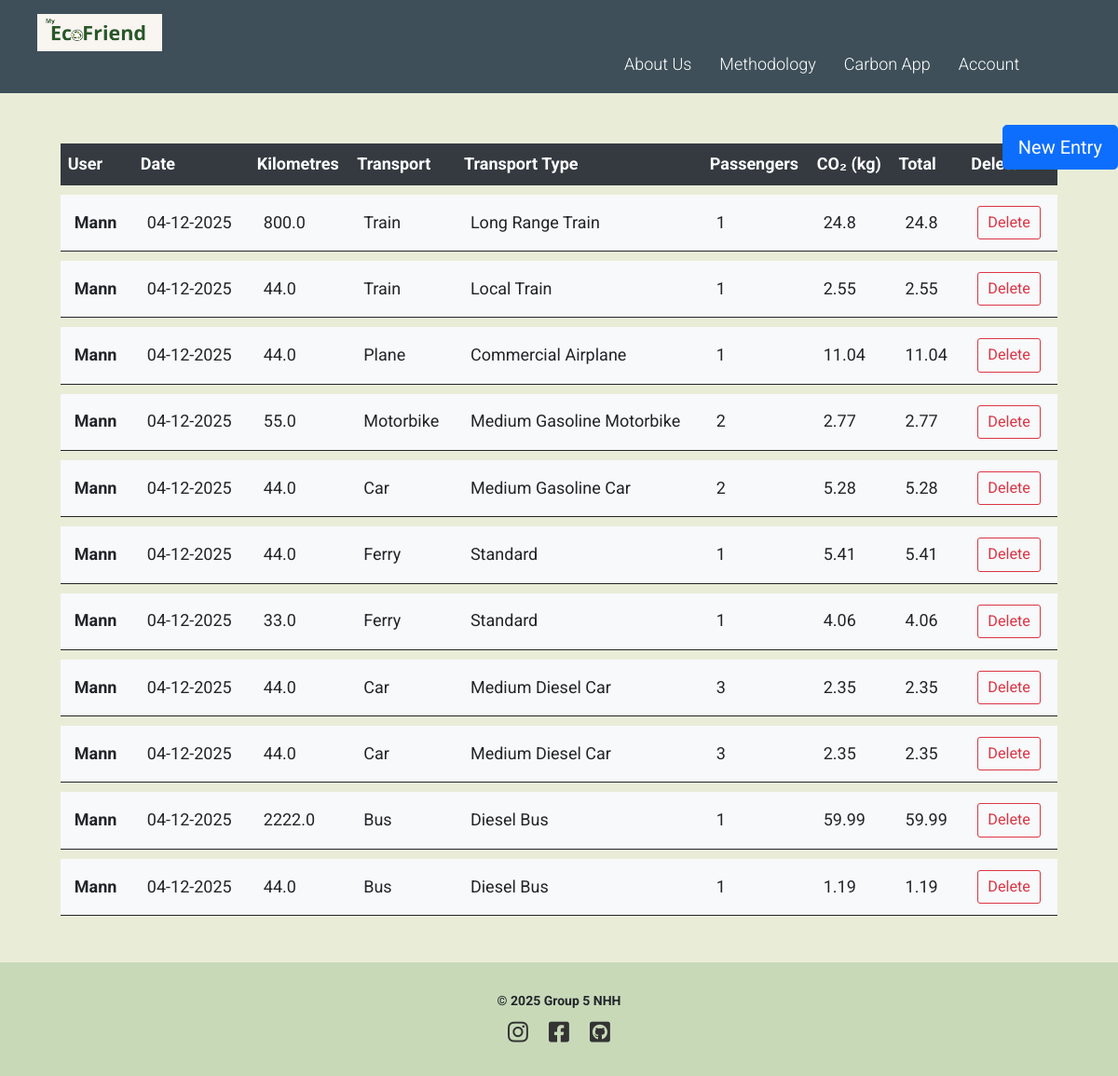
Page /carbon_app/your_data (signed in) on the committed database.
### Capp/models.py (models this page shows)
class User(db.Model, UserMixin):
    __tablename__ = "user_table"  # Explicit name for the table in the database
    id = db.Column(db.Integer, primary_key=True)  # Unique ID for each user
    username = db.Column(db.String(30), unique=True, nullable=False)  # Username must be unique
    email = db.Column(db.String(120), unique=True, nullable=False)    # Email must be unique
    password = db.Column(db.String(60), nullable=False)               # Hashed password
    transport = db.relationship('Transport', backref='author', lazy=True)
    saved_trips = db.relationship('SavedTrip', backref='author', lazy=True)

### Capp/Carbon_app/routes.py (the view)
@carbon_app.route('/carbon_app/your_data')
def your_data():
    entries = Transport.query.filter_by(author=current_user) \
        .filter(Transport.date > datetime.now() - timedelta(days=5)) \
        .order_by(Transport.date.desc(), Transport.transport.asc()) \
        .all()
    return render_template('carbon_app/your_data.html', title='Your Data', entries=entries)

### Capp/models.py (called while the page is built)
@login_manager.user_loader
def load_user(user_id):
    return User.query.get(int(user_id))  # Fetch the user from the database by ID

### Capp/templates/carbon_app/your_data.html (shortened to what this page needs)
{% extends "layout.html" %}
{% block content %}
<section class="table_main py-4">
  <div class="container-fluid table-main-container">
    <a href="{{ url_for('carbon_app.carbon_app_home') }}" class="btn btn-primary btn-lg new-entry-btn">
      New Entry
    </a>
    <div class="row justify-content-center">
      <div class="col-11">
        <div class="table-responsive">
          <table class="table">
            <thead class="thead-dark">
              <tr>
                <th scope="col">User</th>
                <th scope="col">Date</th>
                <th scope="col">Kilometres</th>
                <th scope="col">Transport</th>
                <th scope="col">Transport Type</th>
                <th scope="col">Passengers</th>
                <th scope="col">CO₂ (kg)</th>
                <th scope="col">Total</th>
                <th scope="col">Delete</th>
              </tr>
            </thead>
            <tbody>
              {% for entry in entries %}
                <tr>
                  <th scope="row">{{ current_user.username }}</th>
                  <td>{{ entry.date.strftime("%m-%d-%Y") }}</td>
                  <td>{{ entry.kms }}</td>
                  <td>{{ entry.transport }}</td>
                  <td>{{ entry.type }}</td>
                  <td>{{ entry.passengers }}</td>
                  <td>{{ entry.co2 }}</td>
                  <td>{{ entry.total }}</td>
                  <td>
                    <a href="{{ url_for('carbon_app.delete_emission', entry_id=entry.id) }}" class="btn btn-outline-danger btn-sm">
                      Delete
                    </a>
                  </td>
                </tr>
              {% endfor %}
            </tbody>
          </table>
        </div>
      </div>
    </div>
  </div>
</section>
{% endblock content %}

### Capp/templates/layout.html (shortened to what this page needs)
<!DOCTYPE html>
<html>
<head>
    <link rel="stylesheet" href="https://cdnjs.cloudflare.com/ajax/libs/font-awesome/6.2.1/css/all.min.css"
 />
    <link href="https://cdn.jsdelivr.net/npm/bootstrap@5.0.1/dist/css/bootstrap.min.css"
          rel="stylesheet"
 />
    <link rel="stylesheet" href="https://cdn.jsdelivr.net/npm/bootstrap-icons@1.3.0/font/bootstrap-icons.css" />
    <link rel="stylesheet" type="text/css" href="{{ url_for('static', filename='layout.css') }}">
    <link rel="stylesheet" type="text/css" href="{{ url_for('static', filename='home.css') }}">
    <link rel="stylesheet" type="text/css" href="{{ url_for('static', filename='carbon_app.css') }}">
    <link rel="stylesheet" type="text/css" href="{{ url_for('static', filename='methodology.css') }}">
    <link rel="stylesheet" type="text/css" href="{{ url_for('static', filename='About_us.css') }}">
    <link rel="stylesheet" href="{{ url_for('static', filename='css/register_section.css') }}">
</head>
<body>
    <div class="navbar">
        <div class="header_logo">
            <a href="{{ url_for('home.home_home') }}">
                <img src="{{ url_for('static', filename='Pictures/Ecofriend_logo.jpg') }}" alt="MyEcoFriend logo">
            </a>
        </div>
        <ul>
            <li><a href="{{ url_for('About_us.About_us_home') }}">About Us</a></li>
            <li><a href="{{ url_for('methodology.methodology_home') }}">Methodology</a></li>
            <li><a href="{{ url_for('carbon_app.carbon_app_home') }}">Carbon App</a></li>
            <li><a href="{{ url_for('users.register') }}">Account</a></li>
        </ul>
    </div>
    {% block content %} {% endblock %}
    <footer>
        <p>© 2025 Group 5 NHH</p>
        <div class="social-icons">
            <a href="https://instagram.com/yourprofile" target="_blank">
                <i class="fa-brands fa-instagram"></i>
            </a>
            <a href="https://facebook.com/yourprofile" target="_blank">
                <i class="fa-brands fa-square-facebook"></i>
            </a>
            <a href="https://github.com/yourprofile" target="_blank">
                <i class="fa-brands fa-square-github"></i>
            </a>
        </div>
    </footer>
</body>
</html>

### Capp/static/layout.css (style rules this page uses)
* { box-sizing: border-box; padding: 0; margin: 0; }
body { font-family: 'Roboto', sans-serif; background: #fff; line-height: 1.6; }
a { color: #333; text-decoration: none; }
p { margin: 10px 0; font-size: 14px; }
.navbar { background-color: #3E4F59; display: flex; justify-content: space-between; align-items: center; padding: 15px 40px; height: 100px; }
.header_logo img { height: 40px; }
.navbar ul { list-style: none; display: flex; gap: 30px; margin: 0; padding-left: 630px; }
.navbar li { display: inline; }
.navbar a { text-decoration: none; color: white; font-size: 18px; font-weight: 300; transition: color 0.3s; }
footer { background-color: #C8D9B8; text-align: center; padding: 20px 0; font-size: 16px; font-weight: bold; }
.social-icons { margin-top: 10px; }
.social-icons a { margin: 10 15px; display: inline-block; }
.social-icons i { width: 40px; height: 40px; transition: transform 0.3s ease; font-size: 25px; }

### Capp/static/methodology.css (style rules this page uses)
body { background-color: #e9edd8; font-size: 18px; }

### Capp/static/About_us.css (style rules this page uses)
ul { list-style: none; padding: 0; text-align: left; margin-bottom: 15px; color: #f5f5f5; }
ul li { margin-bottom: 8px; }

### Capp/static/register_section.css (style rules this page uses)
.table-main-container { position: relative; padding-top: 60px; }
.new-entry-btn { position: absolute; top: 10px; right: 0; z-index: 100; }
.table { width: 100%; margin-top: 20px; border-collapse: separate; border-spacing: 0 10px; }
.thead-dark th { background-color: #343a40; color: #fff; border: none; }
.table tbody tr { background-color: #f8f9fa; border: none; }
.table tbody tr td, .table tbody tr th { padding: 12px 15px; vertical-align: middle; }
.btn-outline-danger { padding: 5px 10px; font-size: 0.9em; border-radius: 3px; }
.container, .container-fluid { max-width: 1200px; margin: 0 auto; padding: 0 15px; }

### rows in the picture
User: username "Mann" "Mann" "Mann" "Mann" "Mann" "Mann" "Mann" "Mann" "Mann" "Mann" "Mann"

### other values in the picture
{{ entry.date.strftime("%m-%d-%Y") }} "04-12-2025" "04-12-2025" "04-12-2025" "04-12-2025" "04-12-2025" "04-12-2025" "04-12-2025" "04-12-2025" "04-12-2025" "04-12-2025" "04-12-2025"
{{ entry.kms }} "800.0" "44.0" "44.0" "55.0" "44.0" "44.0" "33.0" "44.0" "44.0" "2222.0" "44.0"
{{ entry.transport }} "Train" "Train" "Plane" "Motorbike" "Car" "Ferry" "Ferry" "Car" "Car" "Bus" "Bus"
{{ entry.type }} "Long Range Train" "Local Train" "Commercial Airplane" "Medium Gasoline Motorbike" "Medium Gasoline Car" "Standard" "Standard" "Medium Diesel Car" "Medium Diesel Car" "Diesel Bus" "Diesel Bus"
{{ entry.passengers }} "1" "1" "1" "2" "2" "1" "1" "3" "3" "1" "1"
{{ entry.co2 }} "24.8" "2.55" "11.04" "2.77" "5.28" "5.41" "4.06" "2.35" "2.35" "59.99" "1.19"
{{ entry.total }} "24.8" "2.55" "11.04" "2.77" "5.28" "5.41" "4.06" "2.35" "2.35" "59.99" "1.19"
